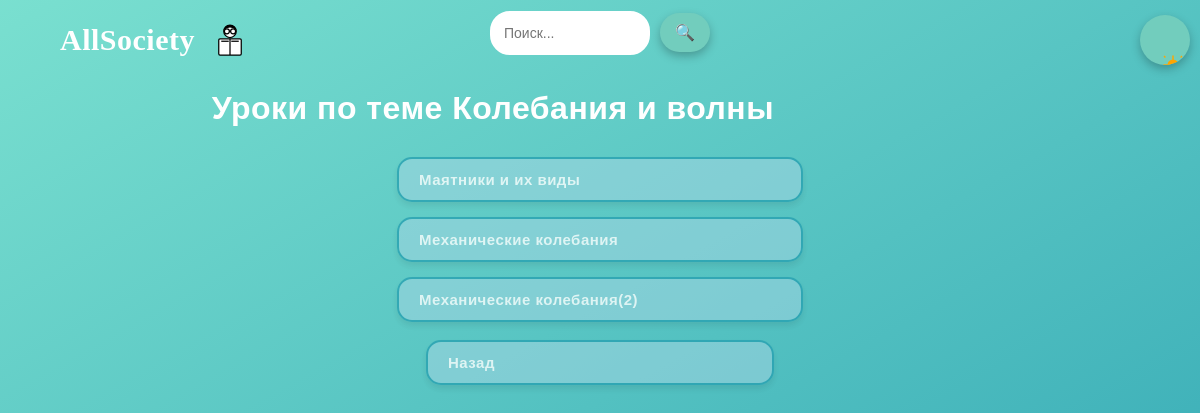
Page /topic/5/ on the committed database.
### courses/models.py (models this page shows, shortened)
class Topic(models.Model):
    subject = models.ForeignKey(Subject, on_delete=models.CASCADE, related_name='topics', verbose_name="Предмет")
    name = models.CharField(max_length=255, verbose_name="Название темы")
    image = models.ImageField(upload_to='topics/', blank=True, null=True, verbose_name="Изображение")
    class Meta:
        ordering = ['subject', 'name']
        verbose_name = "Тема"
        verbose_name_plural = "Темы"

class Lesson(models.Model):
    topic = models.ForeignKey(Topic, on_delete=models.CASCADE, related_name='lessons', verbose_name="Тема")
    title = models.CharField(max_length=255, verbose_name="Название урока")
    content = models.TextField(verbose_name="Содержание")
    image = models.ImageField(upload_to='lessons/', blank=True, null=True, verbose_name="Изображение")
    allow_latex = models.BooleanField(default=True, verbose_name="Разрешить LaTeX")
    explanation = models.TextField(blank=True, null=True, verbose_name="Объяснение урока")
    svg_content = models.TextField(blank=True, null=True, verbose_name="SVG-код")
    class Meta:
        ordering = ['topic', 'title']
        verbose_name = "Урок"
        verbose_name_plural = "Уроки"

### courses/views.py (the view)
# urls.py: path('topic/<int:topic_id>/', views.lesson_list, name='lesson_list'),
def lesson_list(request, topic_id):
    topic = get_object_or_404(Topic, id=topic_id)
    lessons = topic.lessons.all()
    return render(request, 'lesson_list.html', {'topic': topic, 'lessons': lessons})

### courses/templates/lesson_list.html (shortened to what this page needs)
{% extends "base.html" %}
{% block content %}
    <h1>Уроки по теме {{ topic.name }}</h1>
    <div class="subjects-container" style="display: flex; flex-direction: column; gap: 15px; align-items: center;">
        {% for lesson in lessons %}
            <a href="{% url 'lesson_detail' lesson.id %}" class="button" style="display: flex; align-items: center; justify-content: space-between; padding: 12px 20px; background-color: rgba(173, 216, 230, 0.6); border-radius: 15px; box-shadow: 0 4px 6px rgba(0, 0, 0, 0.1); transition: all 0.3s ease;">
                {{ lesson.title }}
            </a>
        {% endfor %}
    </div>
    <br>
    <a href="{% url 'topic_list' topic.subject.id %}" class="button" style="display: flex; align-items: center; justify-content: space-between; padding: 12px 20px; background-color: rgba(173, 216, 230, 0.6); border-radius: 15px; box-shadow: 0 4px 6px rgba(0, 0, 0, 0.1); transition: all 0.3s ease;">
        Назад
    </a>
{% endblock %}

### courses/templates/lesson_list.html (style rules this page uses)
.subjects-container { display: flex; flex-direction: column; gap: 15px; margin-top: 20px; }
.subjects-container .button { position: relative; left: auto; display: flex; align-items: center; justify-content: space-between; padding: 12px 10px; background-color: rgba(173, 216, 230, 0.6); border-radius: 15px; box-shadow: 0 4px 6px rgba(0, 0, 0, 0.1); transition: all 0.3s ease; width: 35%; }
.button { position: relative; left: 35%; width: 30%; }
h1 { position: relative; top: -10px; right: 35%; }

### rows in the picture
Topic: name "Колебания и волны"
Lesson: title "Маятники и их виды"
Lesson: title "Механические колебания"
Lesson: title "Механические колебания(2)"
